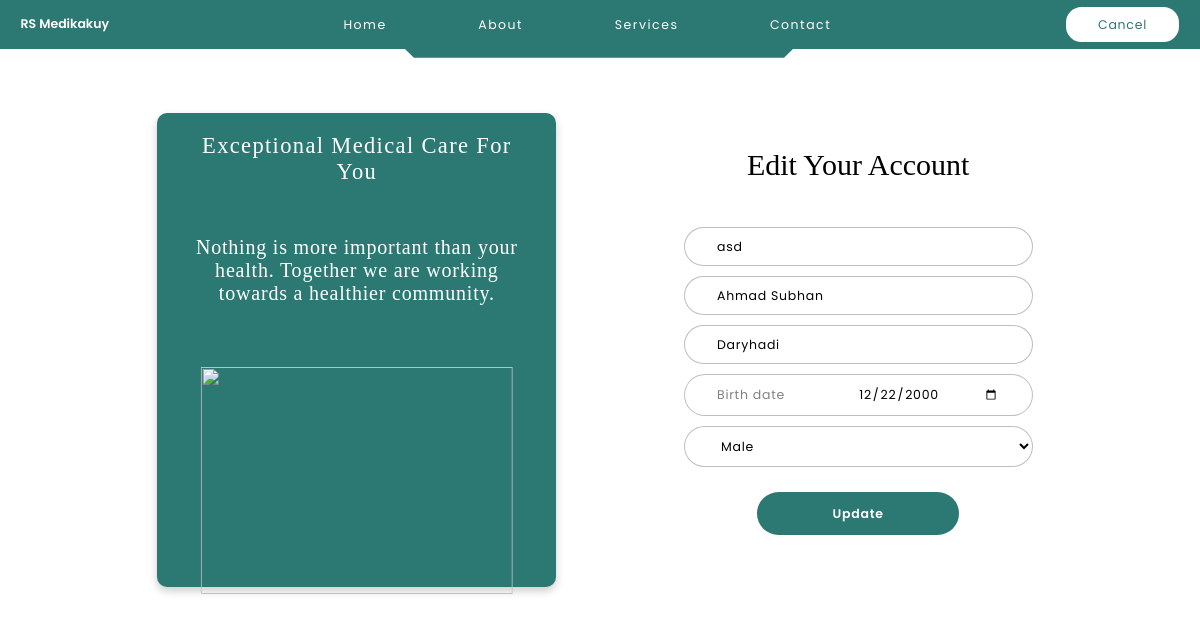
/patient_edit/1/, run on the app's committed database.
### myFirstApp/models.py (models this page shows, shortened)
class Patient(models.Model):
    username = models.CharField(max_length=200)
    password = models.CharField(max_length=200)
    first_name = models.CharField(max_length=200, default='a')
    last_name = models.CharField(max_length=200, default='a')
    gender = models.CharField(max_length=1, default='m')
    birth_date = models.DateField(default=date(2003, 10, 2))

### myFirstApp/views.py (the view)
# urls.py: path('patient_edit/<int:id>/', views.patient_edit, name='patient_edit'),
def patient_edit(request, id):
    akun = Patient.objects.get(id=id)
    akun.birth_date = akun.birth_date.strftime('%Y-%m-%d')
    context = {
        'akun': akun,
    }
    return render(request, 'patient_edit.html', context)

### templates/patient_edit.html (shortened to what this page needs)
{% extends 'base.html' %}
{% block content %}
{% load static %}
<header>
  <div class="logo">RS Medikakuy</div>
  <ul class="nav">
    <li><a href="/#home">Home</a></li>
    <li><a href="/#about">About</a></li>
    <li><a href="/#services">Services</a></li>
    <li><a href="/#contact">Contact</a></li>
  </ul>
  <div class="register"><a href="/main_patient/{{ akun.id }}">Cancel</a> </div>
  <svg xmlns="http://www.w3.org/2000/svg" height="75" viewBox="0 0 1440 75" fill="none" class="rule">
    <path d="M0 25H481.336L506.88 50H930.616L956.16 25H1440" stroke="#2C7873" stroke-width="50"/>
  </svg>
</header>
<main>
  <div class="main-left">
    <p class="p1">Exceptional Medical Care For You</p>
    <p class="p2">Nothing is more important than your health. Together we are working towards a healthier community.</p>
    <div class="main-img">
      <img src="{% static 'images/bg-login.gif' %}" alt="">
    </div>
  </div>
  <div class="main-right form fixcenter">
    <p>Edit Your Account</p>
    <form action="/edit_account/" method="post">
      <input type="text" name="username" placeholder="Username" class="input" value="{{ akun.username }}" required>
      <input type="text" name="first_name" placeholder="First name" class="input" value="{{ akun.first_name }}" required>
      <input type="text" name="last_name" placeholder="Last name" class="input" value="{{ akun.last_name }}" required>
      <div for="birth-date" id="birth-date" class="input">
        <label for="birth">Birth date</label>
        <input type="date" name="birth_date" placeholder="Birth date" id="birth" value="{{ akun.birth_date }}" required>
      </div>
      <select name="gender" class="input select-opt">
        {% if akun.gender == 'm' %}
        <option value="m" selected>Male</option>
        {% else %}
        <option value="m">Male</option>
        {% endif %}
      </select>
      <input type="submit" value="Update" class="submit">
    </form>
  </div>
</main>
{% endblock content %}

### static/css/style.css (style rules this page uses)
* { margin: 0; padding: 0; box-sizing: border-box; list-style: none; text-decoration: none; }
html { scroll-behavior: smooth; }
header { width: 100%; height: 4.875rem; padding: 0.56rem 2.06rem; background-color: #2C7873; display: flex; justify-content: space-between; align-items: center; position: relative; }
.rule { width: 100%; position: absolute; left: 0; bottom: -1.5625rem;; z-index: -1; }
.logo { color: #FFF; font-family: Poppins; font-size: 1.25rem; font-style: normal; font-weight: 600; line-height: normal; }
.nav { display: flex; justify-content: space-around; align-items: center; width: 50%; }
.nav a { color: #FFF; font-family: Poppins; font-size: 1.25rem; font-style: normal; font-weight: 400; line-height: 1.71488rem; letter-spacing: 0.15rem; }
.register a { background-color: #FFF; color: #2C7873; font-family: Poppins; font-size: 1.25rem; font-style: normal; font-weight: 400; line-height: 1.71488rem; letter-spacing: 0.075rem; display: flex; justify-content: center; align-items: center; width: 11.375rem; height: 3.5rem; flex-shrink: 0; border-radius: 1.5625rem; }
main { margin: 6.4185rem 9.87rem; display: flex; justify-content: space-between; align-items: center; height: 47.4375rem; }
.main-left { width: 39.875rem; height: 100%; flex-shrink: 0; background-color: #2C7873; border-radius: 1rem; padding: 2rem 2.38rem; position: relative; box-shadow: 0 4px 8px 0 rgba(0,0,0,0.2); }
.main-left .p1 { color: #FFF; text-align: center; font-family: 'Port Lligat Slab'; font-size: 2.25rem; font-style: normal; font-weight: 400; line-height: 2.603rem; letter-spacing: 0.135rem; margin-bottom: 5.12rem; }
.main-left .p2 { color: #FFF; text-align: center; font-family: 'Port Lligat Slab'; font-size: 2rem; font-style: normal; font-weight: 400; line-height: 2.31375rem; letter-spacing: 0.08rem; }
.main-img { width: 31.25rem; height: 22.7225rem; overflow: hidden; position: absolute; bottom: 0; left: 50%; transform: translate(-50%, 0.7rem); }
.main-img img { width: 100%; height: 100%; object-fit: cover; }
.main-right { height: 100%; display: flex; flex-direction: column; align-items: center; justify-content: space-between; }
.fixcenter, .form.fixcenter { justify-content: flex-start; }
.fixcenter p { margin: 3.5rem 0; }
.main-right p { color: #000; text-align: center; font-family: 'Port Lligat Slab'; font-size: 3rem; font-style: normal; font-weight: 400; line-height: normal; }
.main-right .input { color: #000; font-family: Poppins; font-size: 1.25rem; font-style: normal; font-weight: 400; line-height: 1.71488rem; letter-spacing: 0.075rem; display: flex; width: 29.625rem; padding: 1.31006rem 2.73463rem; align-items: center; flex-shrink: 0; border-radius: 2.1875rem; border: 1px solid rgba(128, 128, 128, 0.5); background: #FFF; outline: none; margin-bottom: 2.5rem; transition: border 0.15s; }
.main-right .input::placeholder { color: rgba(128, 128, 128);; font-family: Poppins; font-size: 1.25rem; font-style: normal; font-weight: 400; line-height: 1.71488rem; letter-spacing: 0.075rem; }
.main-right .submit { color: #FFF; font-family: Poppins; font-size: 1.25rem; font-style: normal; font-weight: 600; line-height: 1.71488rem; letter-spacing: 0.075rem; width: 20.25rem; height: 4.375rem; flex-shrink: 0; border-radius: 2.1875rem; background: #2C7873; display: block; margin: auto; margin-top: 3.31rem; outline: none; border: none; }
.form { display: flex; justify-content: space-between; }
.form .input { width: 34.875rem; padding: 1rem 3.21925rem; margin: 1rem; }
.form input[type="submit"] { margin-top: 2.5rem; }
.select-opt option { font-family: Calibri; font-size: 1.5rem; font-style: normal; font-weight: 400; line-height: normal; background-color: #FFF; }
#birth-date { display: flex; justify-content: space-between; align-items: center; }
#birth-date label { color: rgba(128, 128, 128);; font-family: Poppins; font-size: 1.25rem; font-style: normal; font-weight: 400; line-height: 1.71488rem; letter-spacing: 0.075rem; }
#birth-date input { width: 50%; border: none; outline: none; color: #000; font-family: Poppins; font-size: 1.25rem; font-style: normal; font-weight: 400; line-height: 1.71488rem; letter-spacing: 0.075rem; }
@media only screen and (min-width: 992px) { html { font-size: 10px; } }
@media only screen and (min-width: 992px) { main { display: flex; justify-content: space-around; } }

### data on the page
Patient: username "asd", first_name "Ahmad Subhan", last_name "Daryhadi", birth_date "12/22/2000", gender "Male"
